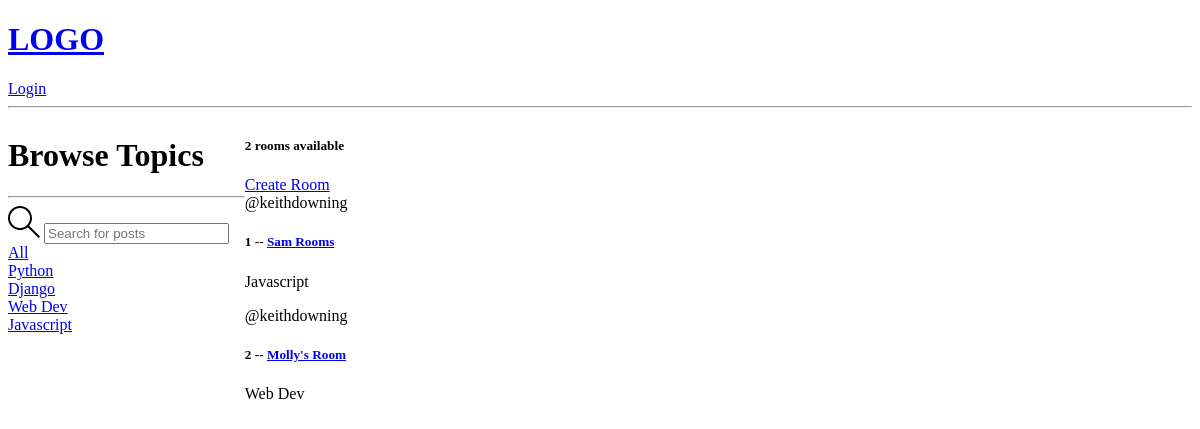
The app's page /, older data.
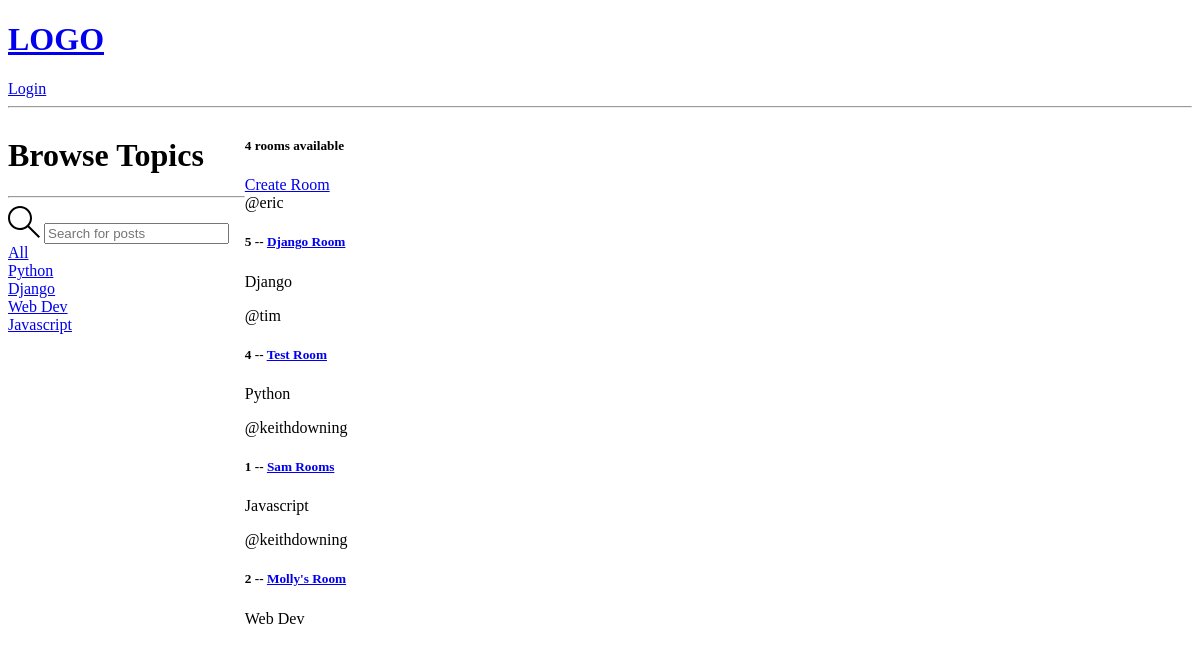
The same page, newer data.
### base/models.py (models this page shows, shortened)
class Topic(models.Model):
  name = models.CharField(max_length=200)

class Room(models.Model):
  host = models.ForeignKey(User, on_delete=models.SET_NULL, null=True)
  topic= models.ForeignKey(Topic, on_delete=models.SET_NULL, null=True)
  name = models.CharField(max_length=200)
  description = models.TextField(null=True, blank=True)
  participants = models.ManyToManyField(User, related_name='participants', blank=True)
  updated = models.DateTimeField(auto_now=True)
  created = models.DateTimeField(auto_now_add=True)
  class Meta:
    ordering=['-updated', '-created']

### base/views.py (the view)
# urls.py: path('', views.home, name='home'),
def home(request):
    q = request.GET.get('q') if request.GET.get('q') != None else ''
    rooms = Room.objects.filter(
        Q(topic__name__icontains=q) |
        Q(name__icontains=q) |
        Q(description__icontains=q)
    )
    topics = Topic.objects.all()
    room_count = rooms.count()
    context = {'rooms': rooms, 'topics': topics, 'room_count': room_count}
    return render(request, 'base/home.html', context)

### base/templates/base/home.html (shortened to what this page needs)
{% extends 'main.html' %}
{% block content %}
<div class='home-container'>
  <div>
    <h1>Browse Topics</h1>
    <hr>
    <form action="{% url 'home' %}" method="GET" class="header__search">
      <label>
        <input name="q" placeholder="Search for posts" />
      </label>
    </form>
    <div>
      <a href='{% url 'home' %}'>All</a>
    </div>
    {% for topic in topics %}
    <div>
      <a href='{% url 'home' %}?q={{topic.name}}'>{{topic.name}}</a>
    </div>
    {% endfor %}
  </div>
  <div>
    <h5>{{room_count}} rooms available </h5>
    <a href={% url 'create-room' %}>Create Room</a>
    <div>
      {% for room in rooms %}
      <div>
        <span>@{{room.host.username}}</span>
        <h5> {{room.id}} -- <a href={% url "room" room.id %}>{{room.name}}</a>
        </h5>
        <p>{{room.topic.name}}<p>
      </div>
      {% endfor %}
    </div>
  </div>
  {% endblock content %}

Row changes from the older to the newer data that the page shows:
added Room: host.username "eric", id "5", name "Django Room", topic.name "Django"
added Room: host.username "tim", id "4", name "Test Room", topic.name "Python"
Text that changed along with them:
{{ room_count }}: "2" → "4"
